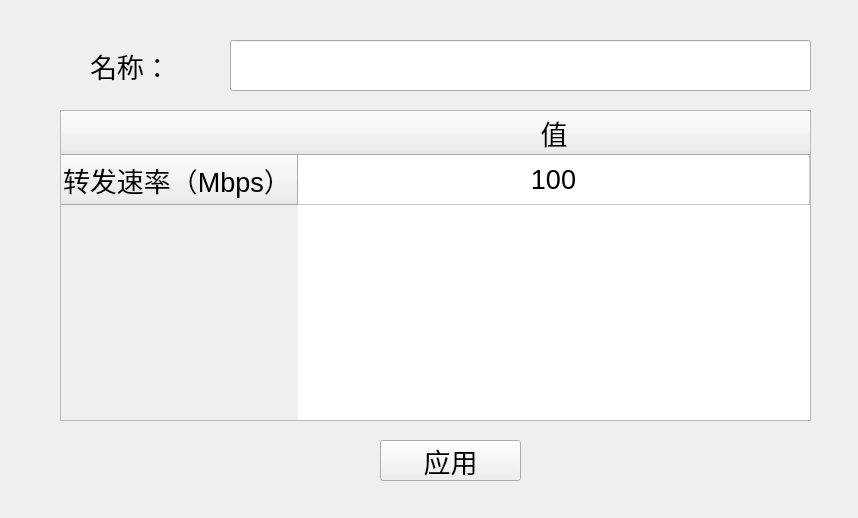
<?xml version="1.0" encoding="UTF-8"?>
<ui version="4.0">
 <class>Dialog</class>
 <widget class="QDialog" name="Dialog">
  <property name="geometry">
   <rect>
    <x>0</x>
    <y>0</y>
    <width>858</width>
    <height>518</height>
   </rect>
  </property>
  <property name="windowTitle">
   <string>Dialog</string>
  </property>
  <widget class="QPushButton" name="applyButton">
   <property name="geometry">
    <rect>
     <x>380</x>
     <y>440</y>
     <width>141</width>
     <height>41</height>
    </rect>
   </property>
   <property name="font">
    <font>
     <pointsize>20</pointsize>
    </font>
   </property>
   <property name="text">
    <string>应用</string>
   </property>
   <property name="autoDefault">
    <bool>false</bool>
   </property>
  </widget>
  <widget class="QTableWidget" name="tableWidget_netargs">
   <property name="geometry">
    <rect>
     <x>60</x>
     <y>110</y>
     <width>751</width>
     <height>311</height>
    </rect>
   </property>
   <property name="font">
    <font>
     <pointsize>20</pointsize>
    </font>
   </property>
   <property name="layoutDirection">
    <enum>Qt::LeftToRight</enum>
   </property>
   <property name="styleSheet">
    <string notr="true"/>
   </property>
   <property name="verticalScrollBarPolicy">
    <enum>Qt::ScrollBarAsNeeded</enum>
   </property>
   <attribute name="horizontalHeaderCascadingSectionResizes">
    <bool>false</bool>
   </attribute>
   <attribute name="horizontalHeaderDefaultSectionSize">
    <number>300</number>
   </attribute>
   <attribute name="horizontalHeaderHighlightSections">
    <bool>true</bool>
   </attribute>
   <attribute name="horizontalHeaderStretchLastSection">
    <bool>true</bool>
   </attribute>
   <attribute name="verticalHeaderDefaultSectionSize">
    <number>50</number>
   </attribute>
   <attribute name="verticalHeaderStretchLastSection">
    <bool>false</bool>
   </attribute>
   <row>
    <property name="text">
     <string>转发速率（Mbps）</string>
    </property>
    <property name="font">
     <font>
      <pointsize>20</pointsize>
     </font>
    </property>
   </row>
   <column>
    <property name="text">
     <string>值</string>
    </property>
    <property name="font">
     <font>
      <pointsize>20</pointsize>
     </font>
    </property>
   </column>
   <item row="0" column="0">
    <property name="text">
     <string>100</string>
    </property>
    <property name="textAlignment">
     <set>AlignCenter</set>
    </property>
   </item>
  </widget>
  <widget class="QLabel" name="label">
   <property name="geometry">
    <rect>
     <x>90</x>
     <y>50</y>
     <width>101</width>
     <height>31</height>
    </rect>
   </property>
   <property name="font">
    <font>
     <pointsize>20</pointsize>
    </font>
   </property>
   <property name="text">
    <string>名称：</string>
   </property>
  </widget>
  <widget class="QLineEdit" name="lineEdit_name">
   <property name="geometry">
    <rect>
     <x>230</x>
     <y>40</y>
     <width>581</width>
     <height>51</height>
    </rect>
   </property>
   <property name="font">
    <font>
     <pointsize>20</pointsize>
    </font>
   </property>
  </widget>
 </widget>
 <resources/>
 <connections/>
</ui>
